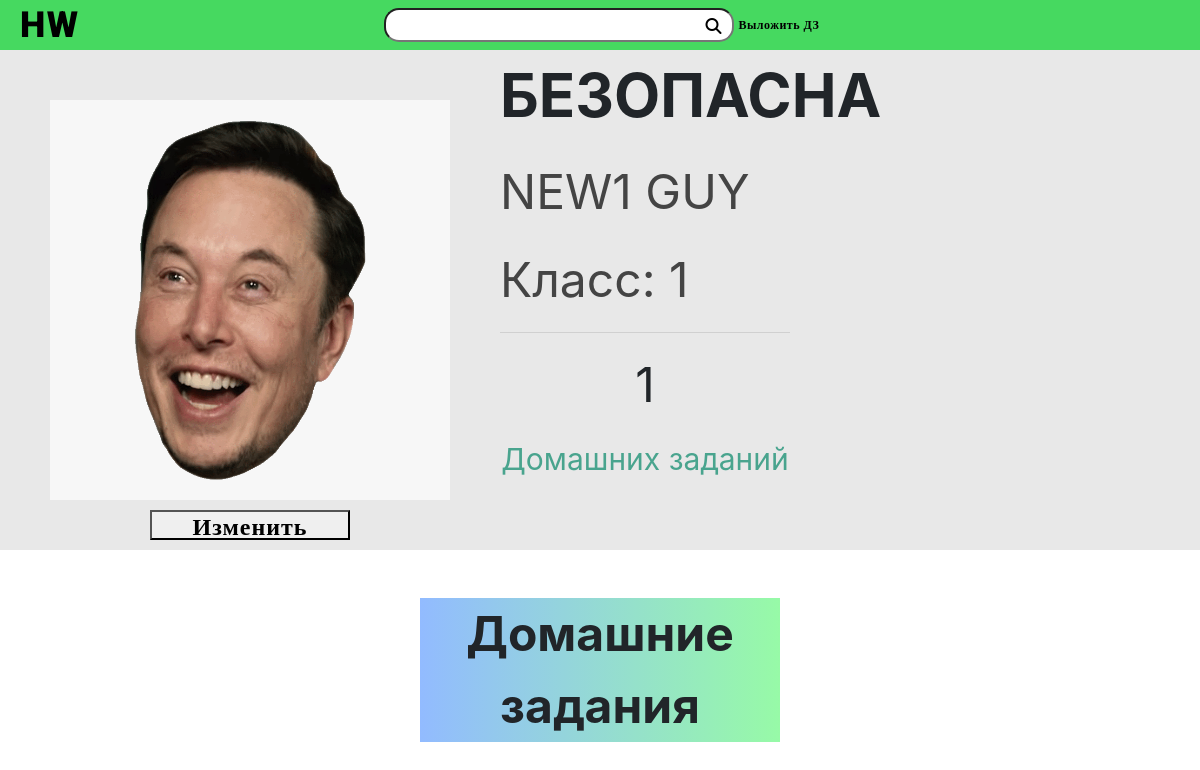
Page /id14 (signed in) on the committed database.
### users/models.py (models this page shows, shortened)
class UserProfile(models.Model):
	user = models.OneToOneField(User, related_name='profile', on_delete=models.CASCADE)
	name = models.CharField(max_length=15, blank=True, validators=[validate_input])
	surname = models.CharField(max_length=15, blank=True, validators=[validate_input])
	grade = models.IntegerField(choices=create_grades(), default=1)
	photo = models.ImageField(upload_to=upload_location, default='users/default.jpg')

class User(AbstractBaseUser):
	username = models.CharField(max_length=20, unique=True, validators=[validate_input])
	admin = models.BooleanField(default=False)
	staff = models.BooleanField(default=False)
	USERNAME_FIELD = 'username'
	REQUIRED_FIELDS = []
	objects = UserManager()

### users/views.py (the view)
# urls.py: path('id<int:id_>', views.profile, name='profile'),
@login_required
def profile(request, id_):
	user = User.objects.all().get(id__exact=id_)
	print(user.username)
	profile = user.profile
	homeworks = Homework.objects.all().publisher(user)
	context = {'user':request.user, 'page_user':user, 'profile':profile, 'homeworks':homeworks}
	return render(request, 'users/profile.html', context)

### homeworks/models.py (called while the page is built)
	def publisher(self, user):
		return self.filter(
			publisher__exact = user)

	def get_queryset(self):
		return HomeworkQuerySet(self.model, using=self._db)

### users/models.py (called while the page is built)
	def get_queryset(self):
		return UserQuerySet(self.model, using=self._db)

### users/templates/users/profile.html (shortened to what this page needs)
{% extends 'navbar.html' %}
{% load static %}
{% block link %}
	<link rel="stylesheet" href="{% static 'styles/style_profile.css' %}?version=8">
{% endblock %}
{% block content %}
	<div class="show_profile" id="info" style="display: grid">
		<div class="profile_image">
			<img class="profile_image_img" src="{{profile.photo.url}}" alt="Блять не загузилось!!!" height="400px" width="400px">
			<button class="profile_image_button usual" type="button" onclick="ChangeProfile()">Изменить</button>
		</div>
		<div class="profile_info">
			<p style="font-size: 60px; font-weight: bold;">{{page_user.username}}</p>
			<p style="font-size: 48px; color: #444444;">
				{% if profile.name and profile.surname %}
				{{profile.name}} {{profile.surname}}
				{% endif %}
			</p>
			<p style="font-size: 48px; color: #444444;">
				{% if profile.grade %}
				Класс: {{profile.grade}}
				{% else %}
				Класс: *не указан*
				{% endif %}
			</p>
			<div class="profile_info_hwcounter">
				<hr width="100%" style="bottom: 0">
				<p style="font-size: 48px; float:top" align="center">{{homeworks.count}}</p>
				<p style="font-size: 30px; float:top; color:#49a48e" align="center">Домашних заданий</p>
			</div>
		</div>
	</div>
	<div class="profile_show_homework">
		<p align="center" style="font-size: 48px; background: rgb(1,0,255); background: linear-gradient(90deg, #92bbff 0%, #97faa7 100%); width: 30%; margin-right: auto; margin-left: auto; font-weight: bold;">Домашние задания</p>
	</div>
{% endblock %}

### static/styles/style_nav.css (style rules this page uses)
.usual { font-family: Roboto; font-style: normal; font-weight: 900; font-size: 24px; line-height: 28px; text-align: center; letter-spacing: 0.04em; color: #FFFFFF; }

### static/styles/style_profile.css (style rules this page uses)
.show_profile { display: grid; grid-template-columns: 500px 1fr 120px; width: 100%; height: 500px; background-color: #e8e8e8; margin-bottom: 3em; }
.profile_image { align-items: center; justify-content: center; }
.profile_info_hwcounter { top: 50%; height: 50%; width: 50%; }
.profile_show_homework { height: 100%; }
.profile_image_img { margin-top: 50px; margin-left: 50px; margin-right: 50px; }
.profile_image_button { width: 200px; height: 30px; color: black!important; margin-top: 10px; margin-left: 150px; }
body { min-width: 1000px; }

### rows in the picture
UserProfile: photo (placeholder picture), name "NEW1", surname "GUY", grade "1"
User: username "БЕЗОПАСНА"

### other values in the picture
{{ homeworks.count }} "1"
